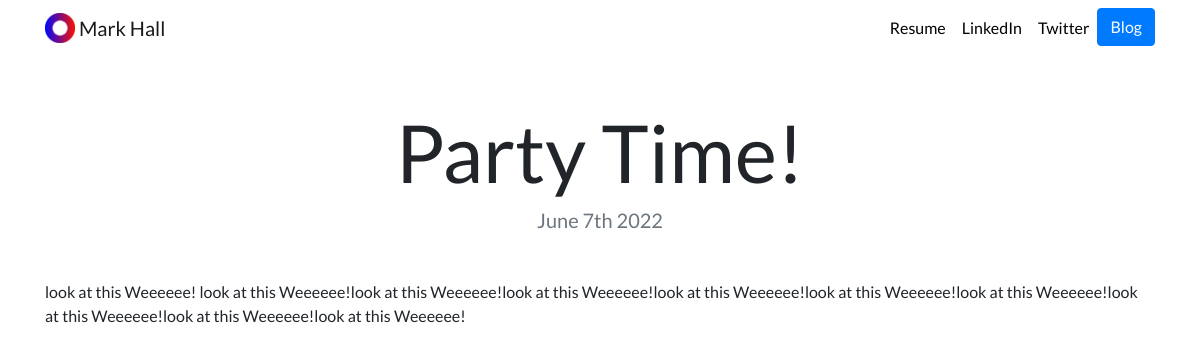
The app's page /blog/2/ with its own data.
### blog/models.py (models this page shows, shortened)
class Blog(models.Model):
    title = models.CharField(max_length=100)
    description = models.CharField(max_length=250)
    author = models.CharField(max_length=30)
    date = models.DateField()
    body = models.TextField()

### blog/views.py (the view)
# urls.py: path('<int:blog_id>/', views.detail, name='detail')
def detail(request, blog_id):
    blog = get_object_or_404(Blog, pk=blog_id)
    return render(request, 'blog/detail.html', {'blog':blog})

### blog/templates/blog/detail.html
{% extends "portfolio/base.html" %}
{% load static %}
{% block content %}
<h1 class="text-center mt-5" id="blogdetailtitle">{{ blog.title }}</h1>
<h5 class="text-center text-muted mb-5">{{ blog.date|date:'F jS Y' }}</h5>
{{ blog.description|safe }}
{% endblock %}

### portfolio/static/portfolio/custom.css (style rules this page uses)
body { font-family: 'Lato', sans-serif; }
@media (min-width: 992px) { #blogdetailtitle { font-size: 5rem; } }

### records on screen
Blog: title "Party Time!", date "June 7th 2022", description "look at this Weeeeee! look at this Weeeeee!look at this Weeeeee!look at this Weeeeee!look at this Weeeeee!look at this Weeeeee!look at this Weeeeee!look at this Weeeeee!look at this Weeeeee!look at this Weeeeee!"
